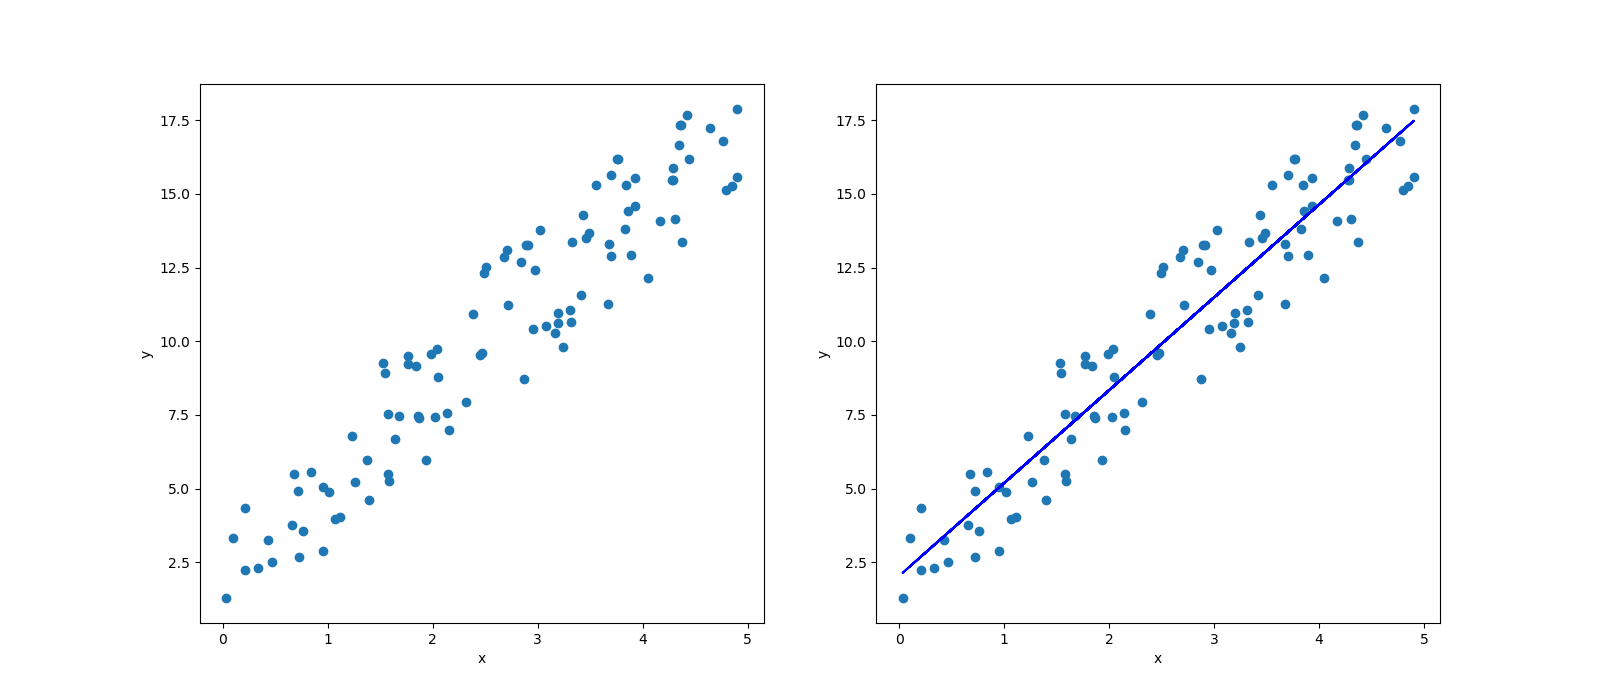

Reproduce this figure in Python.
import matplotlib.pyplot as plt
import matplotlib as mpl
mpl.use("Agg")
import numpy as np
from sklearn.linear_model import LinearRegression

x = 5*np.random.rand(100,1)
y = 3*x + 5*np.random.rand(100,1)

lr = LinearRegression()
lr.fit(x,y)
predicted = lr.predict(x)

fig, ax = plt.subplots(1,2, figsize=(16, 7))

ax[0].scatter(x,y)
ax[1].scatter(x,y)
ax[1].plot(x, predicted, color='b')

ax[0].set_xlabel('x')
ax[0].set_ylabel('y')
ax[1].set_xlabel('x')
ax[1].set_ylabel('y')

fig.savefig("Intro to ML/Linear Regression.png")